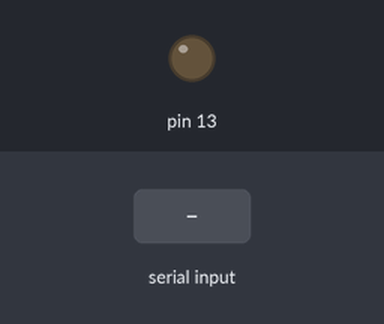
Bench run of a sketch on a simulated Arduino Uno, built with avr-gcc and run on an emulated ATmega328P. Shown: output pins drawn as LEDs (lit = HIGH). Inputs (shaded band) come from the test bench.

Above: at 1.2 s.
1.3 s: "e" received over Serial
At 2.2 s:
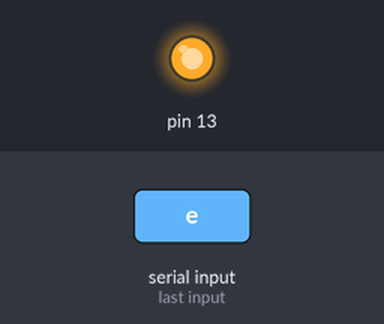
2.8 s: "a" received over Serial
At 3.3 s:
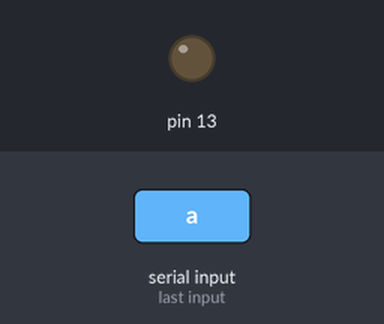
Timing chart, 0 to 5.8 s (numbered marks = the images above; inputs shaded):
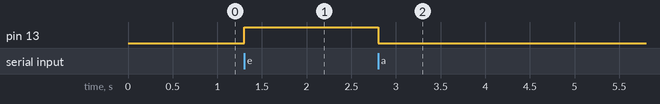

The sketch:

PrenderApagarLed_Tkinter.ino
```cpp
void setup() {
  // Inicializar el puerto serie a 9600 baudios
  Serial.begin(9600);
  // Puedes inicializar otros pines aquí si es necesario
  pinMode(13, OUTPUT);
}

void loop() {
  if (Serial.available() > 0) {
    char comando = Serial.read(); // Leer el comando enviado desde Python

    // Realizar acciones basadas en el comando recibido
    switch (comando) {
      case 'e':
        // Encender el LED
        digitalWrite(13, HIGH);
        break;
      case 'a':
        // Apagar el LED
        digitalWrite(13, LOW);
        break;
      case 'c':
        // Cerrar cualquier acción o limpiar recursos si es necesario
        break;
      default:
        // No hacer nada o enviar un mensaje de error si el comando no es reconocido
        break;
    }
  }
}
```

Measured:
- after the input at 1.3 s, pin 13: LOW → HIGH at once
- after the input at 2.8 s, pin 13: HIGH → LOW at once
